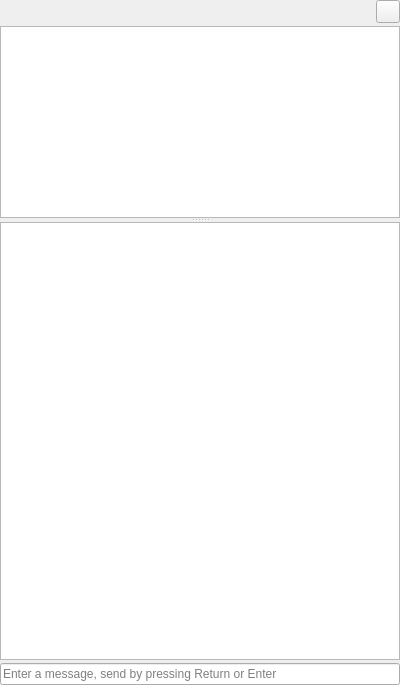
<?xml version="1.0" encoding="UTF-8"?>
<ui version="4.0">
 <class>IrcChannelWidget</class>
 <widget class="QWidget" name="IrcChannelWidget">
  <property name="geometry">
   <rect>
    <x>0</x>
    <y>0</y>
    <width>400</width>
    <height>685</height>
   </rect>
  </property>
  <property name="windowTitle">
   <string/>
  </property>
  <layout class="QVBoxLayout" name="verticalLayout">
   <property name="spacing">
    <number>3</number>
   </property>
   <property name="leftMargin">
    <number>0</number>
   </property>
   <property name="topMargin">
    <number>0</number>
   </property>
   <property name="rightMargin">
    <number>0</number>
   </property>
   <property name="bottomMargin">
    <number>0</number>
   </property>
   <item>
    <layout class="QHBoxLayout" name="horizontalLayout">
     <item>
      <widget class="QLabel" name="topicLabel">
       <property name="text">
        <string/>
       </property>
       <property name="wordWrap">
        <bool>true</bool>
       </property>
       <property name="openExternalLinks">
        <bool>true</bool>
       </property>
      </widget>
     </item>
     <item>
      <widget class="QToolButton" name="editTopicButton">
       <property name="toolTip">
        <string>Press to change the topic</string>
       </property>
       <property name="text">
        <string/>
       </property>
      </widget>
     </item>
    </layout>
   </item>
   <item>
    <widget class="QSplitter" name="splitter">
     <property name="orientation">
      <enum>Qt::Vertical</enum>
     </property>
     <widget class="QListWidget" name="usersList">
      <property name="contextMenuPolicy">
       <enum>Qt::CustomContextMenu</enum>
      </property>
      <property name="toolTip">
       <string>Shows the list of users</string>
      </property>
      <property name="alternatingRowColors">
       <bool>true</bool>
      </property>
      <property name="sortingEnabled">
       <bool>true</bool>
      </property>
     </widget>
     <widget class="QTextBrowser" name="messages">
      <property name="sizePolicy">
       <sizepolicy hsizetype="Expanding" vsizetype="Expanding">
        <horstretch>0</horstretch>
        <verstretch>1</verstretch>
       </sizepolicy>
      </property>
      <property name="contextMenuPolicy">
       <enum>Qt::CustomContextMenu</enum>
      </property>
      <property name="toolTip">
       <string>Shows the channel messages</string>
      </property>
      <property name="tabChangesFocus">
       <bool>true</bool>
      </property>
      <property name="openLinks">
       <bool>false</bool>
      </property>
     </widget>
    </widget>
   </item>
   <item>
    <widget class="IrcMessageEdit" name="messageEdit">
     <property name="toolTip">
      <string>Enter a message, send by pressing Return or Enter</string>
     </property>
     <property name="placeholderText">
      <string>Enter a message, send by pressing Return or Enter</string>
     </property>
     <property name="clearButtonEnabled">
      <bool>true</bool>
     </property>
    </widget>
   </item>
  </layout>
 </widget>
 <customwidgets>
  <customwidget>
   <class>IrcMessageEdit</class>
   <extends>QLineEdit</extends>
   <header>Network/IRC/IrcMessageEdit.h</header>
  </customwidget>
 </customwidgets>
 <tabstops>
  <tabstop>messageEdit</tabstop>
  <tabstop>messages</tabstop>
  <tabstop>usersList</tabstop>
  <tabstop>editTopicButton</tabstop>
 </tabstops>
 <resources/>
 <connections/>
</ui>
